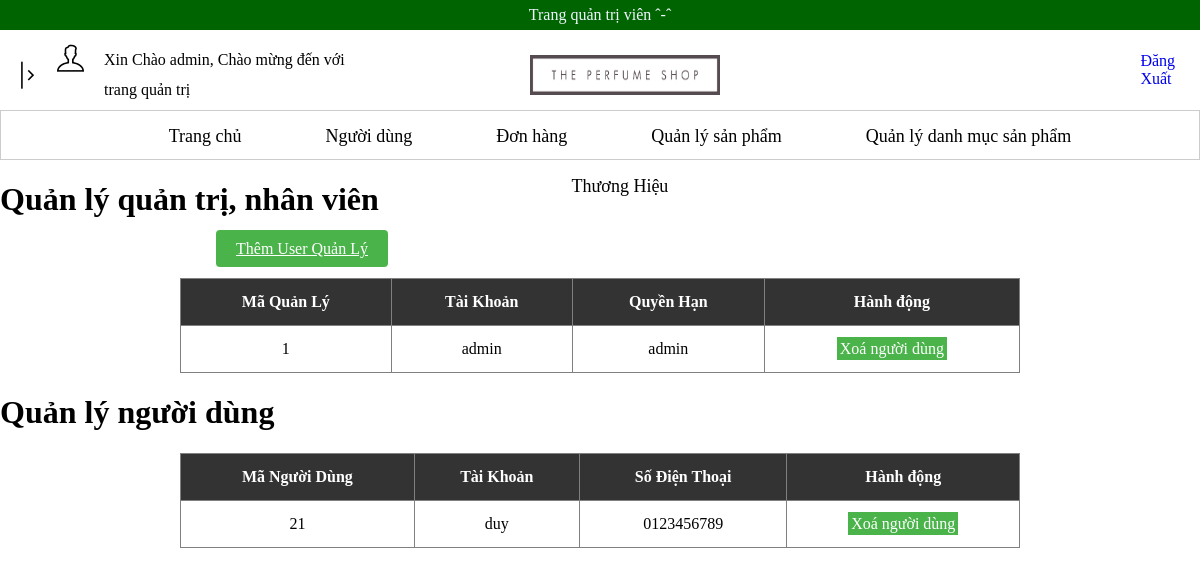
/admincp/index.php?action=quanlynguoidung&id=1 (signed in), run on the app's committed database.
### tables this page shows
CREATE TABLE `users` (
  `id` int(11) NOT NULL,
  `taikhoan` varchar(50) NOT NULL,
  `matkhau` varchar(255) NOT NULL,
  `so_dien_thoai` varchar(20) NOT NULL,
  `email` varchar(100) NOT NULL
);

### admincp/modules/quanly/quanlynguoidung.php (the view)
<?php
 $sql_admin = "SELECT * FROM tbl_admin ";
 $sql_query_admin = mysqli_query($mysqli,$sql_admin);?>
 <div class="admin-user admin-main">
      <h1>Quản lý quản trị, nhân viên</h1>
<div class="admin-user admin-main">
  <?php if($quyen == 'admin'){
    echo ' <div style="margin:20px ;margin-left:18%" class="admin-prd">
    <a class="form-submit-button" href="index.php?action=themquanly">Thêm User Quản Lý</a>
    </div>';
  }
  ?>
<table border="1">
    <tr>
      <th class="th">Mã Quản Lý</th>
      <th>Tài Khoản</th>
      <th>Quyền Hạn</th>
      <th>Hành động</th>
    </tr>
 <?php
  if(mysqli_num_rows($sql_query_admin) > 0 ){
    while($row_admin = mysqli_fetch_assoc($sql_query_admin)){
      ?>
      <tr>
      <td><?php echo $row_admin['id'] ?></td>
      <td><?php echo $row_admin['username'] ?></td>
      <td><?php echo $row_admin['quyen'] ?></td>
      <?php if($quyen == 'admin'){
     echo'      <td>
     <a class="action-btn-adm" href="index.php?action=xoanguoidung&idxoa=<?php echo $row_admin["id"]?>Xoá người dùng</a>
   </td>';}
   else{
    echo '<td>Không có quyền </td>';
   }
 ?>
    </tr>
      <?php
  }
  }
  else{
    echo 'Hiện chưa có dữ liệu người dùng';
  }
  ?>
  </table>
</div>
<?php
 $sql = "SELECT * FROM users ";
 $sql_query = mysqli_query($mysqli,$sql);
?>
  <h1>Quản lý người dùng</h1>
<table border="1">
    <tr>
      <th class="th">Mã Người Dùng</th>
      <th>Tài Khoản</th>
      <th>Số Điện Thoại</th>
      <th>Hành động</th>
    </tr>
  <?php
  if(mysqli_num_rows($sql_query) > 0 ){
    while($row = mysqli_fetch_assoc($sql_query)){
      ?>
      <tr>
      <td><?php echo $row['id'] ?></td>
      <td><?php echo $row['taikhoan'] ?></td>
      <td><?php echo $row['so_dien_thoai'] ?></td>
      <?php
      if($quyen == 'admin'){
             ?>
             <td>
               <a class='action-btn-adm' href="index.php?action=xoanguoidung&idxoa=<?php echo $row['id']?>">Xoá người dùng</a>
             </td>
             <?php
             }else{
                echo'<td>Không có quyền</td>';
             }?>
    </tr>
      <?php
    }
  }
  else{
    echo 'Hiện chưa có dữ liệu người dùng';
  }
  ?>
</table>
</div>

### css/style.css (style rules this page uses)
body { margin: 0; padding: 0; }
a { outline: none; }
.action-btn-adm { text-decoration: none; background-color: rgb(74, 179, 74); padding: 3px 3px; color: white; }
.admin-main table { line-height: 30px; border-collapse: collapse; width: 70%; margin-left: auto; margin-right: auto; text-align: center; }
.admin-main th { background-color: #333; color: #fff; font-weight: bold; padding: 8px; }
.admin-main td { padding: 8px; }
.admin-prd .form-submit-button { background-color: rgb(74, 179, 74); color: #fff; border: none; padding: 10px 20px; border-radius: 4px; cursor: pointer; margin: 10px 0px; }

### data on the page
users: id "21", taikhoan "duy", so_dien_thoai "0123456789"

### other printed values
$_SESSION['username'] "admin"
$row_admin['id'] "1"
$row_admin['username'] "admin"
$row_admin['quyen'] "admin"
